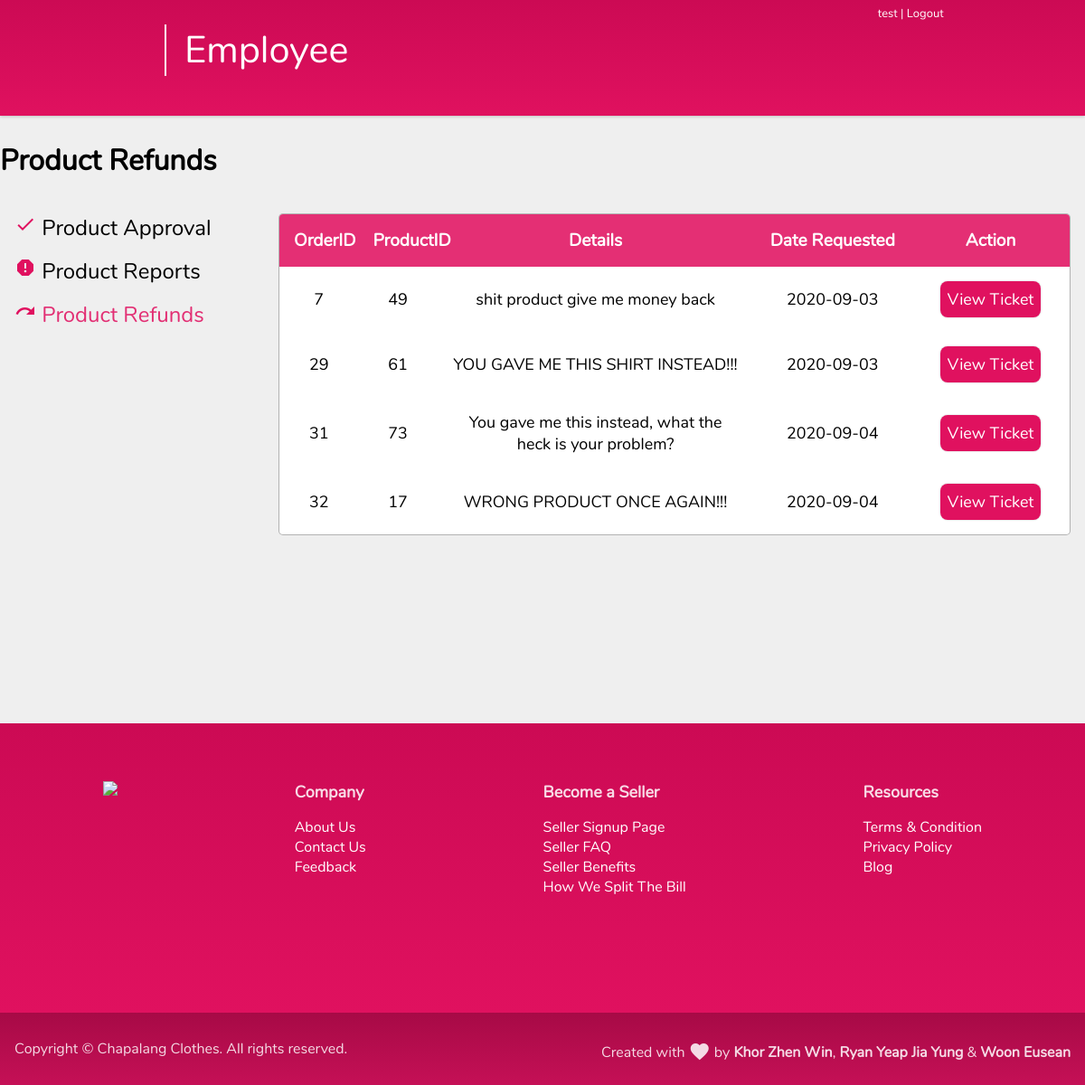
Screenshot of /employee_refunds.php (signed in) with the database file from the repository.
### tables this page shows
CREATE TABLE `employee` (
  `EmployeeId` int(11) NOT NULL,
  `Username` varchar(140) NOT NULL,
  `Password` varchar(140) NOT NULL,
  `Email` varchar(140) NOT NULL
);

CREATE TABLE `refund` (
  `RefundId` int(11) NOT NULL,
  `OrderId` int(11) NOT NULL,
  `ProductId` int(11) NOT NULL,
  `Reason` varchar(255) NOT NULL,
  `RefundStatus` varchar(140) NOT NULL,
  `DateRequested` date NOT NULL,
  `Images` varchar(510) NOT NULL
);

### includes/database.php (called while the page is built, shortened)
<?php
class mysqlidb
{
  private static $host = "localhost";
  private static $db = "chapalang";
  private static $user = "root";
  private static $pass = "";
  private static $con = null;
  static function getConn()
  {
    if (is_null(self::$con)) {
      self::$con = mysqli_connect(self::$host, self::$user, self::$pass, self::$db);
    }
    return self::$con;
  }
  static function query(string $queryString)
  {
    $result = self::getConn()->query($queryString);
    if ($result) {
      return $result;
    } else {
      throw new Exception("Query $queryString: " . self::getError());
    }
  }
  static function fetchAllRows(string $queryString)
  {
    $result = self::query($queryString);
    $rows = $result->fetch_all(MYSQLI_ASSOC);
    return $rows;
  }
  static function fetchRow(string $queryString)
  {
    $result = self::query($queryString);
    $row = $result->fetch_assoc();
    return $row;
  }
}

### employee_refunds.php (the view, shortened to what this page needs)
<?php
include_once("includes/database.php");
$rows = mysqlidb::fetchAllRows("SELECT * FROM `refund` WHERE RefundStatus = 'Denied' ORDER BY DateRequested ASC LIMIT 10");
?>
<!DOCTYPE html>
<html lang="en">
<head>
  <link href="styles/template.css" type="text/css" rel="stylesheet">
  <link href="styles/pagetopbar.css" type="text/css" rel="stylesheet">
  <link href="styles/khor.css" type="text/css" rel="stylesheet">
</head>
<body>
  <?php include "includes/pagetopbaremployee.php" ?>
  <div class="body-wrapper">
    <div></div>
    <div class="content-wrapper container">
      <h1>Product Refunds</h1>
      <div class="employee-wrapper p-2">
        <?php include "includes/employee_sidenav.php" ?>
        <table class="employee-table bg-white">
          <tr>
            <th class="employee-table-header-tl" width="10%">OrderID</th>
            <th width="10%">ProductID</th>
            <th width="40%">Details</th>
            <th width="20%">Date Requested</th>
            <th class="employee-table-header-tr" width="20%">Action</th>
          </tr>
          <?php
          if (count($rows) > 0) {
            foreach ($rows as $row) {
              echo "<tr>
                        <td width=\"25%\" class=\"pad-sides\">{$row['OrderId']}</td>
                        <td width=\"25%\" class=\"pad-sides\">{$row['ProductId']}</td>
                        <td width=\"25%\" class=\"pad-sides\">{$row['Reason']}</td>
                        <td width=\"25%\" class=\"pad-sides\">{$row['DateRequested']}</td>
                        <td width=\"25%\" class=\"pad-sides\">
                            <a href=\"employee_refunds_detail.php?productid={$row['ProductId']}&refundid={$row['RefundId']}\" class=\"btn-primary p-1 m-1 visited-white\">View Ticket</a>
                            </td>
                    </tr>";
            }
          } else {
            echo "<tr><td colspan=\"5\"><h2 class=\"cultured-dark\">There are no product refunds.</h2></td></tr>";
          }
          ?>
        </table>
      </div>
    </div>
  </div>
</body>
</html>

### includes/pagetopbaremployee.php (shortened to what this page needs)
<?php
include_once("includes/database.php");
$row = mysqlidb::fetchRow("SELECT * FROM employee WHERE EmployeeId = '{$_SESSION['employeeid']}'");
?>
<div class="top-bar white">
    <div class="top-bar-wrapper container">
        <div class="top-bar-elements">
            <div class="top-bar-left">
            </div>
            <div class="top-bar-right">
                <a class="m-0"><?php echo "$row[Username]";?></a>
                |
                <a href="logout.php"> Logout</a>
            </div>
        </div>
        <div class="top-bar-header">
            <div class="top-bar-title">
                Employee
            </div>
        </div>
    </div>
</div>

### styles/template.css (style rules this page uses)
.material-icons { font-family: "Material Icons"; font-weight: normal; font-style: normal; font-size: 24px; line-height: 1; letter-spacing: normal; text-transform: none; display: inline-block; white-space: nowrap; word-wrap: normal; direction: ltr; -moz-osx-font-smoothing: grayscale; }
html { scroll-behavior: smooth; }
* { box-sizing: border-box; }
body { margin: 0; background-color: #efefef; font-family: "Nunito", sans-serif !important; }
a { text-decoration: none; color: black; }
.unselectable { -webkit-user-select: none; }
.white { color: white !important; }
.bg-white { background-color: #ffffff; }
.text-left { text-align: left !important; }
.text-right { text-align: right !important; }
.btn-primary { background-color: #e0115f; color: white; text-align: center; height: 2.5rem; line-height: 2.5rem; border-radius: 0.5rem; border: none; box-shadow: 0 0 0.1rem rgba(0, 0, 0, 0.3); cursor: pointer; transition: box-shadow ease-in-out 0.25s; margin: 0.25rem; }
.body-wrapper { min-height: 100vh; display: grid; grid-template-rows: 8rem minmax(calc(100vh - 8rem), 1fr) auto; }
.container { margin-right: auto; margin-left: auto; }
.content-wrapper { margin-top: 0.4rem; margin-bottom: 0.4rem; min-width: 1200px; width: 60%; }
.footer { z-index: 50; background-image: linear-gradient(0deg, #e0115f, #cc0a54); color: rgba(255, 255, 255, 0.85); height: 20rem; width: 100%; }
.footer-small { z-index: 50; background-image: linear-gradient(0deg, #c51056, #a70a46); color: rgba(255, 255, 255, 0.85); height: 5rem; width: 100%; }
.footer-small .material-icons { position: relative; top: 6px; }
.footer-wrapper { display: flex; justify-content: space-around; padding: 0 1rem 0 1rem; min-width: 1200px; width: 75%; height: 100%; }
.footer-wrapper-small { align-items: center; display: grid; grid-template-columns: repeat(2, 1fr); padding: 0 1rem 0 1rem; min-width: 1200px; width: 75%; height: 100%; }
.footer-group { margin: 4rem 0; }
.footer-group ul { color: rgba(255, 255, 255); list-style: none; padding: 0; }
.footer-group a { color: rgba(255, 255, 255); }
.footer-logo { width: 200px; height: auto; }
.footer-group-header { font-weight: bold; font-size: large; }
.m-0 { margin: 0; }
.m-1 { margin: 0.5rem; }
.p-1 { padding: 0.5rem; }
.p-2 { padding: 1rem; }

### styles/pagetopbar.css (style rules this page uses)
.top-bar { top: 0; right: 0; left: 0; position: fixed; z-index: 100; background-image: linear-gradient(0deg, #e0115f, #cc0a54); height: 8rem; box-shadow: 0 0 0.25rem rgba(0, 0, 0, 0.3); }
.top-bar-wrapper { z-index: 400; height: 2rem; max-width: 1200px; width: 75%; }
.top-bar-elements { display: block; align-items: center; overflow: auto; }
.top-bar-left { padding: 0.4rem; float: left; font-size: small; }
.top-bar-right { padding: 0.4rem; float: right; font-size: small; }
.top-bar-header { display: flex; position: relative; align-items: center; }
.top-bar-title { border-left: 2px solid white; position: relative; top: -4px; font-size: 2.6rem; padding: 0 1.25rem; }
.top-bar a { text-decoration: none; color: white; }

### styles/khor.css (style rules this page uses)
.pad-sides { padding: 0 2rem; }
.employee-wrapper { display: grid; grid-template-columns: 1fr 3fr; }
.employee-table { border: 1px solid rgba(0, 0, 0, 0.3); border-radius: 5px; border-spacing: 0; text-align: center; table-layout: fixed; width: 100%; }
.employee-table th { background-color: #e01160de; color: white; font-size: larger; height: 2rem; padding: 1rem; }
.employee-table td { padding: 1rem; font-size: large; word-wrap: break-word; font-weight: 550; }
.employee-table-header-tl { border-radius: 4px 0 0 0; }
.employee-table-header-tr { border-radius: 0 4px 0 0; }

### rows the page displays
employee: Username "test"
refund: OrderId "7", ProductId "49", Reason "shit product give me money back", DateRequested "2020-09-03"
refund: OrderId "29", ProductId "61", Reason "YOU GAVE ME THIS SHIRT INSTEAD!!!", DateRequested "2020-09-03"
refund: OrderId "31", ProductId "73", Reason "You gave me this instead, what the heck is your problem?", DateRequested "2020-09-04"
refund: OrderId "32", ProductId "17", Reason "WRONG PRODUCT ONCE AGAIN!!!", DateRequested "2020-09-04"
